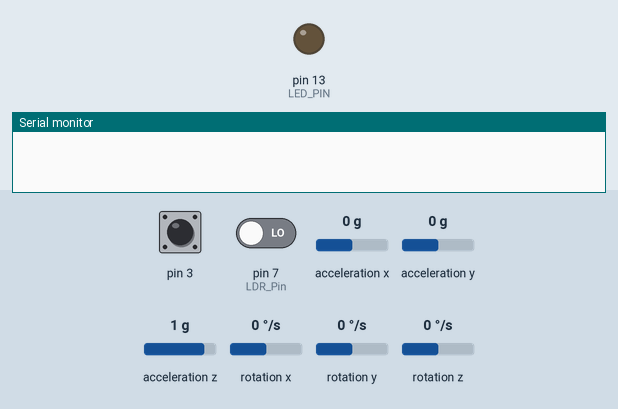
This sketch was run on a simulated Arduino Leonardo, built with avr-gcc and run on an emulated ATmega32U4. On the bench: output pins drawn as LEDs (lit = HIGH), the last lines printed to the serial monitor. The test bench sets the inputs (shaded band); at power-on: acceleration x 0 g, acceleration y 0 g, pin 3 HIGH, pin 7 (LDR_Pin) LOW, acceleration z 1 g, rotation x 0 °/s, rotation y 0 °/s, rotation z 0 °/s. The sensor or clock chip raises its interrupt line as the real part does.

Above: at 0.1 s.
At 1.41 s:
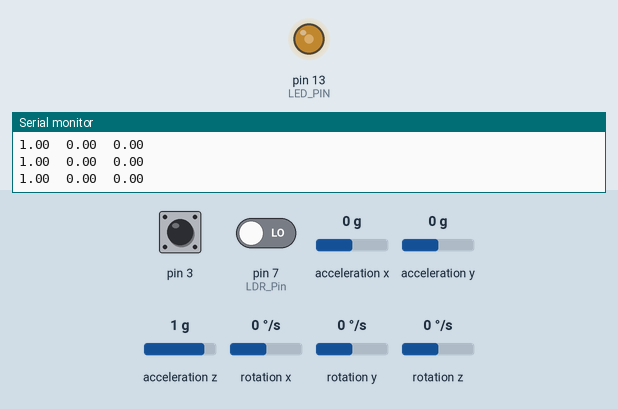
1.8 s: acceleration x set to -1.4 g
4.8 s: acceleration y set to -0.8 g
Timing chart, 0 to 13.8 s (numbered marks = the images above; inputs shaded):
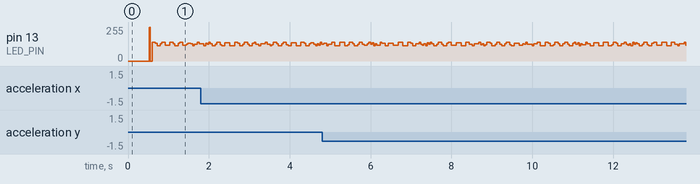

The sketch:

mpu6050.ino
```cpp
#include "I2Cdev.h"

#include "MPU6050_6Axis_MotionApps20.h"
#if I2CDEV_IMPLEMENTATION == I2CDEV_ARDUINO_WIRE
    #include "Wire.h"
#endif

MPU6050 mpu;
#define OUTPUT_READABLE_REALACCEL
#define LED_PIN 13
int LDR_Pin = 7;
bool blinkState = false;

// MPU control/status vars
bool dmpReady = false;  // set true if DMP init was successful
uint8_t mpuIntStatus;   // holds actual interrupt status byte from MPU
uint8_t devStatus;      // return status after each device operation (0 = success, !0 = error)
uint16_t packetSize;    // expected DMP packet size (default is 42 bytes)
uint16_t fifoCount;     // count of all bytes currently in FIFO
uint8_t fifoBuffer[64]; // FIFO storage buffer

// orientation/motion vars
Quaternion q;           // [w, x, y, z]         quaternion container
VectorInt16 aa;         // [x, y, z]            accel sensor measurements
VectorInt16 aaReal;     // [x, y, z]            gravity-free accel sensor measurements
VectorInt16 aaWorld;    // [x, y, z]            world-frame accel sensor measurements
VectorFloat gravity;    // [x, y, z]            gravity vector


volatile bool mpuInterrupt = false;
void dmpDataReady() {
    mpuInterrupt = true;
}
void setup() {
    #if I2CDEV_IMPLEMENTATION == I2CDEV_ARDUINO_WIRE
        Wire.begin();
        TWBR = 24;
    #elif I2CDEV_IMPLEMENTATION == I2CDEV_BUILTIN_FASTWIRE
        Fastwire::setup(400, true);
    #endif

    Serial.begin(9600);
    while (!Serial); // wait for Leonardo enumeration, others continue immediately
    mpu.initialize();

    devStatus = mpu.dmpInitialize();
    mpu.setXGyroOffset(0);//220
    mpu.setYGyroOffset(0);//76
    mpu.setZGyroOffset(0);//-85
    mpu.setZAccelOffset(1788); // 1688 factory default for my test chip
    mpu.setDMPEnabled(true);

    if (devStatus == 0) {
        attachInterrupt(0, dmpDataReady, RISING);
        mpuIntStatus = mpu.getIntStatus();
        dmpReady = true;
        packetSize = mpu.dmpGetFIFOPacketSize();

    } else {
        Serial.print(F("DMP Initialization failed (code "));
        Serial.print(devStatus);
        Serial.println(F(")"));
    }
    pinMode(LED_PIN, OUTPUT);
}

int arrx[10];
int arry[10];
int arrz[10];
int i = 0;
float sx = 0;float sy=0; float sz=0;
int flag = 0;
void loop() {
    int LDRReading = digitalRead(LDR_Pin);
//    Serial.println(LDRReading);
//    Serial.println("lalalal");
      if (!dmpReady) return;
      mpuInterrupt = false;
      mpuIntStatus = mpu.getIntStatus();
      fifoCount = mpu.getFIFOCount();
      if ((mpuIntStatus & 0x10) || fifoCount == 1024) {
          mpu.resetFIFO();
      } else if (mpuIntStatus & 0x02) {
          while (fifoCount < packetSize) fifoCount = mpu.getFIFOCount();
          mpu.getFIFOBytes(fifoBuffer, packetSize);
          fifoCount -= packetSize;
          #ifdef OUTPUT_READABLE_REALACCEL
              mpu.dmpGetQuaternion(&q, fifoBuffer);
              mpu.dmpGetAccel(&aa, fifoBuffer);
              mpu.dmpGetGravity(&gravity, &q);
              mpu.dmpGetLinearAccel(&aaReal, &aa, &gravity);
              if(flag==1){
/*
                Serial.print(aaReal.x);
                Serial.print("\t");
                Serial.print(aaReal.y);
                Serial.print("\t");
                Serial.println(aaReal.z);
*/

                if(i<10){
                  arrx[i] = aaReal.x;
                  arry[i] = aaReal.y;
                  arrz[i] = aaReal.z;
                  i++;
                }
                else{
                  for(int j=0; j<10; j++){
                    sx +=arrx[i];
                    sy +=arry[i];
                    sz +=arrz[i];
                  }
                  Serial.print(sx/10);
                  Serial.print("\t");
                  Serial.print(sy/10);
                  Serial.print("\t");
                  Serial.println(sz/10);
                  sx = sy = sz = i = 0;

                }
                }
                else{
                  Serial.println("first reading for callibration..");
                  Serial.print(aaReal.x);
                  Serial.print("\t");
                  Serial.print(aaReal.y);
                  Serial.print("\t");
                  Serial.println(aaReal.z);
                  Serial.println("callibrate and here you go....");
                  flag = 1;
                }


          #endif
          blinkState = !blinkState;
          digitalWrite(LED_PIN, blinkState);
      }
}
```
